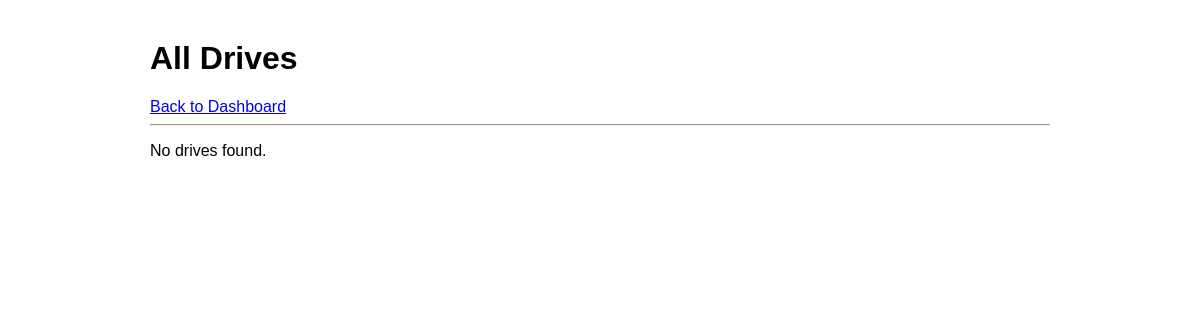
Before: /admin/drives (signed in) with the older database file.
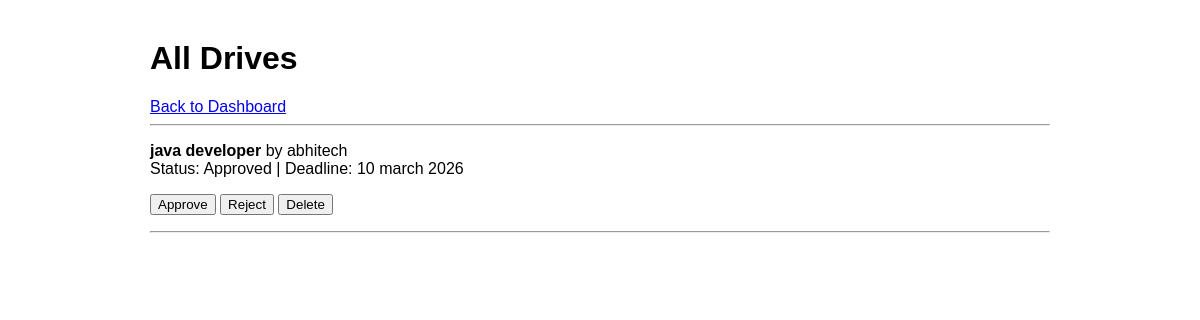
After: the same page with the newer database file.
### app.py (models this page shows)
class PlacementDrive(db.Model):
    id = db.Column(db.Integer, primary_key=True)
    company_id = db.Column(db.Integer, db.ForeignKey('company.id'), nullable=False)
    job_title = db.Column(db.String(200), nullable=False)
    description = db.Column(db.Text)
    eligibility = db.Column(db.Text)
    package = db.Column(db.String(100))
    location = db.Column(db.String(100))
    status = db.Column(db.String(20), default='Pending')
    deadline = db.Column(db.String(100), nullable=False)
    created_at = db.Column(db.DateTime, default=datetime.utcnow)
    applications = db.relationship('Application', backref='drive', lazy=True)

class Company(db.Model):
    id = db.Column(db.Integer, primary_key=True)
    username = db.Column(db.String(100), unique=True, nullable=False)
    password = db.Column(db.String(200), nullable=False)
    company_name = db.Column(db.String(200), nullable=False)
    email = db.Column(db.String(120), nullable=False)
    hr_contact = db.Column(db.String(120))
    website = db.Column(db.String(200))
    description = db.Column(db.Text)
    approval_status = db.Column(db.String(20), default='Pending')
    drives = db.relationship('PlacementDrive', backref='company', lazy=True)

### app.py (the view)
@app.route('/admin/drives')
@admin_required
def admin_drives():
    return render_template('admin/drives.html', drives=PlacementDrive.query.all())

### app.py (called while the page is built)
def admin_required(f):
    from functools import wraps
    @wraps(f)
    def wrapper(*args, **kwargs):
        if 'admin_id' not in session:
            flash("Admin login required.", "warning")
            return redirect(url_for('admin_login'))
        return f(*args, **kwargs)
    return wrapper

### templates/admin/drives.html
{% extends "base.html" %}
{% block body %}
<h1>All Drives</h1>
<a href="{{ url_for('admin_dashboard') }}">Back to Dashboard</a>
<hr>
{% if drives %}
    {% for drive in drives %}
        <p>
            <strong>{{ drive.job_title }}</strong> by {{ drive.company.company_name }}<br>
            Status: {{ drive.status }} | Deadline: {{ drive.deadline }}<br>
            <form method="POST" action="{{ url_for('approved_drives', drive_id=drive.id) }}" style="display:inline;">
                <button type="submit">Approve</button>
            </form>
            <form method="POST" action="{{ url_for('rejected_drives', drive_id=drive.id) }}" style="display:inline;">
                <button type="submit">Reject</button>
            </form>
            <form method="POST" action="{{ url_for('deleted_drives', drive_id=drive.id) }}" style="display:inline;">
                <button type="submit">Delete</button>
            </form>
        </p>
        <hr>
    {% endfor %}
{% else %}
    <p>No drives found.</p>
{% endif %}
{% endblock body %}

Changed rows visible on the page:
added PlacementDrive: job_title "java developer", company.company_name "abhitech", status "Approved", deadline "10 march 2026"
Other visible differences:
text no longer shown: "No drives found."
